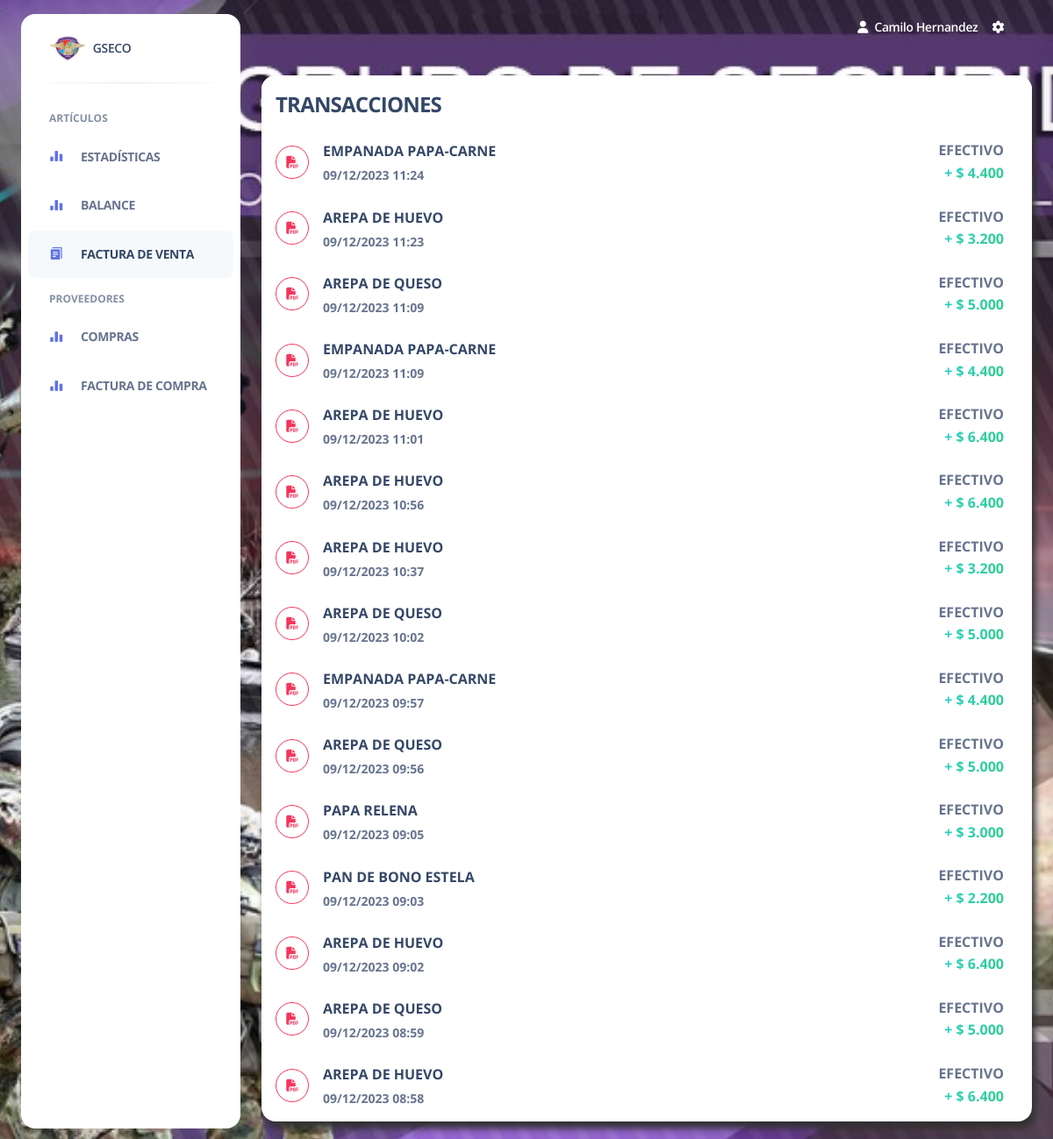
/bills.php (signed in), run on the app's committed database.
### tables this page shows
CREATE TABLE `usuario` (
  `id_usuario` int(10) UNSIGNED NOT NULL,
  `nombres` varchar(45) NOT NULL,
  `apellidos` varchar(45) NOT NULL,
  `tipo_documento` varchar(45) NOT NULL,
  `num_documento` varchar(45) NOT NULL,
  `email` varchar(45) NOT NULL,
  `user_password` varchar(45) NOT NULL,
  `estado` tinyint(1) NOT NULL DEFAULT 1,
  `rol_id_rol` int(10) UNSIGNED NOT NULL
);

CREATE TABLE `venta` (
  `id_venta` int(10) UNSIGNED NOT NULL,
  `Usuario_id_usuario` int(10) UNSIGNED NOT NULL,
  `fecha` datetime NOT NULL,
  `total` decimal(11,2) NOT NULL
);

### models/venta.php (called while the page is built, shortened)
<?php
require_once('db.php');
class Venta extends Database
{
	public function facturas($id_usuario)
	{
		$currentDate = date('Y-m-d');
		$rol = $_SESSION['rol'];
		if($rol === 2){
			$query = $this->pdo->query("SELECT venta.id_venta,  DATE_FORMAT(venta.fecha, '%d/%m/%Y %H:%i') AS fecha_venta, GROUP_CONCAT(articulo.nombre SEPARATOR ', ') AS nombres_productos, ROUND(venta.total) AS total, metodos_pago.nombre as tipo_pago
				FROM venta
				JOIN detalle_venta ON venta.id_venta = detalle_venta.Venta_id_venta
				JOIN metodos_pago ON metodos_pago.id_metodo_pago = detalle_venta.metodo_pago
				JOIN articulo ON detalle_venta.Articulo_id_articulo = articulo.id_articulo
				WHERE venta.Usuario_id_usuario = {$id_usuario} AND DATE(venta.fecha) = '{$currentDate}'
				GROUP BY venta.id_venta");
			return $query->fetchAll();
		}else{
			$query = $this->pdo->query("SELECT venta.id_venta,  DATE_FORMAT(venta.fecha, '%d/%m/%Y %H:%i') AS fecha_venta, GROUP_CONCAT(articulo.nombre SEPARATOR ', ') AS nombres_productos, ROUND(venta.total) AS total, metodos_pago.nombre as tipo_pago
				FROM venta
				JOIN detalle_venta ON venta.id_venta = detalle_venta.Venta_id_venta
				JOIN metodos_pago ON metodos_pago.id_metodo_pago = detalle_venta.metodo_pago
				JOIN articulo ON detalle_venta.Articulo_id_articulo = articulo.id_articulo
				WHERE DATE(venta.fecha) = '{$currentDate}'
				GROUP BY venta.id_venta");
			return $query->fetchAll();
		}
	}
	public function transacciones($id_usuario)
	{
		$currentDate = date('Y-m-d');
		$rol = $_SESSION['rol'];
		if($rol === 2){
			$query = $this->pdo->query("SELECT
			COALESCE(SUM(CASE WHEN dv.metodo_pago = 2 THEN dv.cantidad * dv.precio ELSE 0 END), 0) AS nequi,
			COALESCE(SUM(CASE WHEN dv.metodo_pago = 1 THEN dv.cantidad * dv.precio ELSE 0 END), 0) AS efectivo,
			COALESCE(SUM(CASE WHEN dv.metodo_pago = 3 THEN dv.cantidad * dv.precio ELSE 0 END), 0) AS daviplata,
			COALESCE(SUM(CASE WHEN dv.metodo_pago = 4 THEN dv.cantidad * dv.precio ELSE 0 END), 0) AS otros,
			mp.nombre
			FROM venta v INNER JOIN detalle_venta dv ON v.id_venta = dv.Venta_id_venta
			INNER JOIN metodos_pago mp ON mp.id_metodo_pago = dv.metodo_pago
			WHERE v.Usuario_id_usuario = {$id_usuario} AND DATE(v.fecha) = '{$currentDate}'");
		}else{
			$query = $this->pdo->query("SELECT
			COALESCE(SUM(CASE WHEN dv.metodo_pago = 2 THEN dv.cantidad * dv.precio ELSE 0 END), 0) AS nequi,
			COALESCE(SUM(CASE WHEN dv.metodo_pago = 1 THEN dv.cantidad * dv.precio ELSE 0 END), 0) AS efectivo,
			COALESCE(SUM(CASE WHEN dv.metodo_pago = 3 THEN dv.cantidad * dv.precio ELSE 0 END), 0) AS daviplata,
			COALESCE(SUM(CASE WHEN dv.metodo_pago = 4 THEN dv.cantidad * dv.precio ELSE 0 END), 0) AS otros,
			mp.nombre
			FROM venta v INNER JOIN detalle_venta dv ON v.id_venta = dv.Venta_id_venta
			INNER JOIN metodos_pago mp ON mp.id_metodo_pago = dv.metodo_pago
			WHERE DATE(v.fecha) = '{$currentDate}'");
		}
		return $query->fetch();
	}
}

### Consultas.php (called while the page is built, shortened)
<?php
    include_once("conexion.php");
    if(!isset($_SESSION['id_usuario'])){
        header('location: index.php');
    }else{
        $var_session = $_SESSION['id_usuario'];
        $queryUsuarios = mysqli_query($conn, "SELECT * FROM usuario where id_usuario = $var_session");
        while($mostrar = mysqli_fetch_array($queryUsuarios))
        {
            $nombreUsuario = $mostrar['nombres'] . ' ' . $mostrar['apellidos'];
        }
    }

### models/db.php (called while the page is built, shortened)
<?php
class Database
{
	private $servidor = "localhost";
	private $db = "sistema_inventario";
	private $port = 3306;
	private $charset = "utf8";
	private $usuario = "root";
	private $contrasena = "";
	private $opciones = [PDO::ATTR_CASE => PDO::CASE_LOWER, PDO::ATTR_ERRMODE => PDO::ERRMODE_EXCEPTION, PDO::ATTR_ORACLE_NULLS => PDO::NULL_EMPTY_STRING, PDO::ATTR_DEFAULT_FETCH_MODE => PDO::FETCH_OBJ];
	function __construct()
	{
		$this->pdo = new PDO("mysql:dbname={$this->db};host={$this->servidor};port={$this->port};charset={$this->charset}", $this->usuario, $this->contrasena, $this->opciones);
	}
}

### bills.php (the view, shortened to what this page needs)
<?php
include_once("conexion.php");
include_once("Consultas.php");
require('./models/venta.php');
$rol = intval($_SESSION['rol']);
$idUsuario = intval($_SESSION['id_usuario']);
$venta = new Venta();
?>
<!DOCTYPE html>
<html lang="es">
<head>
    <link href="./assets/css/nucleo-icons.css" rel="stylesheet" />
    <link href="./assets/css/nucleo-svg.css" rel="stylesheet" />
    <link href="./assets/css/nucleo-svg.css" rel="stylesheet" />
    <link id="pagestyle" href="./assets/css/argon-dashboard.css?v=2.0.2" rel="stylesheet" />
</head>
<body class="g-sidenav-show" style="background-color: #009ad5;">
    <div class="h-100 bg-primary position-absolute w-100" style="background-image: url('./img/gseco.jpg') !important;
  background-size: cover !important;
  background-position: center !important;
  background-repeat: no-repeat !important;">></div>
    <aside class="sidenav bg-white navbar navbar-vertical navbar-expand-xs border-0 border-radius-xl my-3 fixed-start ms-4 " id="sidenav-main">
        <div class="sidenav-header">
            <a class="navbar-brand m-0">
                <img src="./img/logo.png" class="navbar-brand-img h-100" alt="main_logo">
                <span class="ms-1 font-weight-bold">GSECO</span>
            </a>
        </div>
        <hr class="horizontal dark mt-0">
        <div class="collapse navbar-collapse  w-auto " id="sidenav-collapse-main">
            <ul class="navbar-nav">
                <li class="nav-item mt-3">
                    <h6 class="ps-4 ms-2 text-uppercase text-xs font-weight-bolder opacity-6">Artículos</h6>
                </li>
                <li class="nav-item">
                    <a class="nav-link" href="stats.php">
                        <div class="icon icon-shape icon-sm border-radius-md text-center me-2 d-flex align-items-center justify-content-center">
                            <i class="ni ni-chart-bar-32 text-primary text-sm opacity-10"></i>
                        </div>
                        <span class="nav-link-text ms-1 text-uppercase font-weight-bolder">Estadísticas</span>
                    </a>
                </li>
                <?php if ($rol == 1) { ?>
                    <li class="nav-item">
                        <a class="nav-link" href="balance.php">
                            <div class="icon icon-shape icon-sm border-radius-md text-center me-2 d-flex align-items-center justify-content-center">
                                <i class="ni ni-chart-bar-32 text-primary text-sm opacity-10"></i>
                            </div>
                            <span class="nav-link-text ms-1 font-weight-bolder text-uppercase">Balance</span>
                        </a>
                    </li>
                <?php } ?>
                <li class="nav-item">
                    <a class="nav-link active" href="bills.php">
                        <div class="icon icon-shape icon-sm border-radius-md text-center me-2 d-flex align-items-center justify-content-center">
                            <i class="ni ni-single-copy-04 text-primary text-sm opacity-10"></i>
                        </div>
                        <span class="nav-link-text ms-1 text-uppercase font-weight-bolder">Factura de venta</span>
                    </a>
                </li>
                <li class="nav-item mt-3">
                    <h6 class="ps-4 ms-2 text-uppercase text-xs font-weight-bolder opacity-6">PROVEEDORES</h6>
                </li>
                <?php if ($rol === 1) { ?>
                    <li class="nav-item">
                        <a class="nav-link" href="purchases.php">
                            <div class="icon icon-shape icon-sm border-radius-md text-center me-2 d-flex align-items-center justify-content-center">
                                <i class="ni ni-chart-bar-32 text-primary text-sm opacity-10"></i>
                            </div>
                            <span class="nav-link-text ms-1 font-weight-bolder">COMPRAS</span>
                        </a>
                    </li>
                    <li class="nav-item">
                        <a class="nav-link" href="purchases-bills.php">
                            <div class="icon icon-shape icon-sm border-radius-md text-center me-2 d-flex align-items-center justify-content-center">
                                <i class="ni ni-chart-bar-32 text-primary text-sm opacity-10"></i>
                            </div>
                            <span class="nav-link-text ms-1 font-weight-bolder">FACTURA DE COMPRA</span>
                        </a>
                    </li>
                <?php } ?>
            </ul>
        </div>
    </aside>
    <main class="main-content">
        <nav class="navbar navbar-main navbar-expand-lg px-0 mx-4 shadow-none border-radius-xl " id="navbarBlur" data-scroll="false">
            <div class="container-fluid py-1 px-3">
                <div class="collapse navbar-collapse mt-sm-0 mt-2 me-md-0 me-sm-4" id="navbar">
                    <ul class="navbar-nav  justify-content-end">
                        <li class="nav-item d-flex align-items-center">
                            <a class="nav-link text-white font-weight-bold px-0">
                                <i class="fa fa-user me-sm-1"></i>
                                <span class="d-sm-inline d-none text-capitalize">
                                    <?php echo $nombreUsuario; ?>
                                </span>
                                <div class="wrap">
                            </a>
                        </li>
                        <li class="nav-item px-3 d-flex align-items-center">
                            <a href="javascript:;" class="nav-link text-white p-0">
                                <i class="fa fa-cog fixed-plugin-button-nav cursor-pointer"></i>
                            </a>
                        </li>
                    </ul>
                </div>
            </div>
        </nav>
        <div class="container-fluid py-4">
            <div class="row">
                <div class="col-xl-12">
                    <div class="card h-100">
                        <div class="card-header pb-0 p-3">
                            <div class="row">
                                <div class="col-6 d-flex align-items-center">
                                    <h4 class="mb-0 text-uppercase font-weight-bolder">Transacciones
                                    </h4>
                                </div>
                            </div>
                        </div>
                        <div class="card-body p-3 pb-0">
                            <?php
                            $facturas = $venta->facturas($idUsuario);
                            usort($facturas, function ($a, $b) {
                                return strtotime($b->fecha_venta) - strtotime($a->fecha_venta);
                            });
                            foreach ($facturas as $f) {  ?>
                                <ul class="list-group">
                                    <li class="list-group-item border-0 d-flex justify-content-between ps-0 mb-2 border-radius-lg">
                                        <div class="d-flex align-items-center">
                                            <a onclick="viewPDF(<?php echo $f->id_venta ?>)" target="_blank" class="btn btn-icon-only btn-rounded btn-outline-danger mb-0 me-3 btn-md d-flex align-items-center justify-content-center"><i class="fas fa-file-pdf"></i></a>
                                            <div class="d-flex flex-column">
                                                <h6 class="mb-1 text-dark font-weight-bold text-md text-uppercase font-weight-bolder">
                                                    <?php echo $f->nombres_productos; ?>
                                                </h6>
                                                <span class="text-sm text-uppercase font-weight-bolder">
                                                    <?php echo $f->fecha_venta; ?>
                                                </span>
                                            </div>
                                        </div>
                                        <div class="column">
                                            <div class="d-flex justify-content-end align-items-center text-md text-uppercase font-weight-bolder">
                                                <?php echo $f->tipo_pago; ?>
                                            </div>
                                            <div class="d-flex justify-content-end text-success align-items-center text-gradient text-md text-uppercase font-weight-bolder">
                                                + $
                                                <?php echo number_format($f->total, 0, ',', '.'); ?>
                                            </div>
                                        </div>
                                    </li>
                                </ul>
                            <?php } ?>
                        </div>
                    </div>
                </div>
            </div>
        </div>
    </main>
</body>
</html>

### assets/css/nucleo-svg.css (style rules this page uses)
.icon { display: inline-block; color: #111111; height: 1em; width: 1em; }
.icon-sm { height: 0.8em; width: 0.8em; }
.icon { fill: currentColor; stroke: none; }

### bills.php (style rules this page uses)
.wrap { width: 30%; position: absolute; top: 50%; left: 50%; transform: translate(-50%, -50%); }
.card { box-shadow: 4px 8px 8px #303030; }
.main-content { position: relative; border-radius: 10px; overflow-y: auto; max-height: 100vh; }

### data on the page
usuario: nombreUsuario "Camilo Hernandez"
venta: nombres_productos "EMPANADA PAPA-CARNE", fecha_venta "09/12/2023 11:24", tipo_pago "EFECTIVO", total "4.400"
venta: nombres_productos "AREPA DE HUEVO", fecha_venta "09/12/2023 11:23", tipo_pago "EFECTIVO", total "3.200"
venta: nombres_productos "AREPA DE QUESO", fecha_venta "09/12/2023 11:09", tipo_pago "EFECTIVO", total "5.000"
venta: nombres_productos "EMPANADA PAPA-CARNE", fecha_venta "09/12/2023 11:09", tipo_pago "EFECTIVO", total "4.400"
venta: nombres_productos "AREPA DE HUEVO", fecha_venta "09/12/2023 11:01", tipo_pago "EFECTIVO", total "6.400"
venta: nombres_productos "AREPA DE HUEVO", fecha_venta "09/12/2023 10:56", tipo_pago "EFECTIVO", total "6.400"
venta: nombres_productos "AREPA DE HUEVO", fecha_venta "09/12/2023 10:37", tipo_pago "EFECTIVO", total "3.200"
venta: nombres_productos "AREPA DE QUESO", fecha_venta "09/12/2023 10:02", tipo_pago "EFECTIVO", total "5.000"
venta: nombres_productos "EMPANADA PAPA-CARNE", fecha_venta "09/12/2023 09:57", tipo_pago "EFECTIVO", total "4.400"
venta: nombres_productos "AREPA DE QUESO", fecha_venta "09/12/2023 09:56", tipo_pago "EFECTIVO", total "5.000"
venta: nombres_productos "PAPA RELENA", fecha_venta "09/12/2023 09:05", tipo_pago "EFECTIVO", total "3.000"
venta: nombres_productos "PAN DE BONO ESTELA", fecha_venta "09/12/2023 09:03", tipo_pago "EFECTIVO", total "2.200"
venta: nombres_productos "AREPA DE HUEVO", fecha_venta "09/12/2023 09:02", tipo_pago "EFECTIVO", total "6.400"
venta: nombres_productos "AREPA DE QUESO", fecha_venta "09/12/2023 08:59", tipo_pago "EFECTIVO", total "5.000"
venta: nombres_productos "AREPA DE HUEVO", fecha_venta "09/12/2023 08:58", tipo_pago "EFECTIVO", total "6.400"
